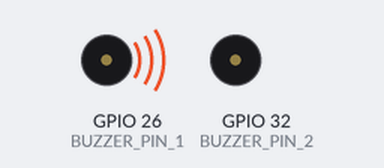
A sketch run on a simulated ESP32. Parts: buzzer (waves = sounding, pin HIGH).

Above: at 0.2 s.
Timing chart, 0 to 3.0 s (numbered marks = the images above):
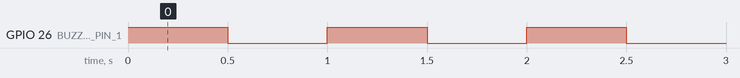

The sketch:

buzzer_test_esp32.ino
```cpp
// Define the GPIO pins for the buzzer
#define BUZZER_PIN_1 26
#define BUZZER_PIN_2 32

void setup() {
    // Set both GPIO pins as outputs
    pinMode(BUZZER_PIN_1, OUTPUT);
    pinMode(BUZZER_PIN_2, OUTPUT);
}

void loop() {
    // Activate the buzzer
    digitalWrite(BUZZER_PIN_1, HIGH);
    digitalWrite(BUZZER_PIN_2, LOW);
    delay(500); // Beep duration

    // Deactivate the buzzer
    digitalWrite(BUZZER_PIN_1, LOW);
    digitalWrite(BUZZER_PIN_2, LOW);
    delay(500); // Pause before next beep
}
```

Measured:
- by itself, GPIO 26 (BUZZER_PIN_1): alternates HIGH for 0.50 s and LOW for 0.50 s
